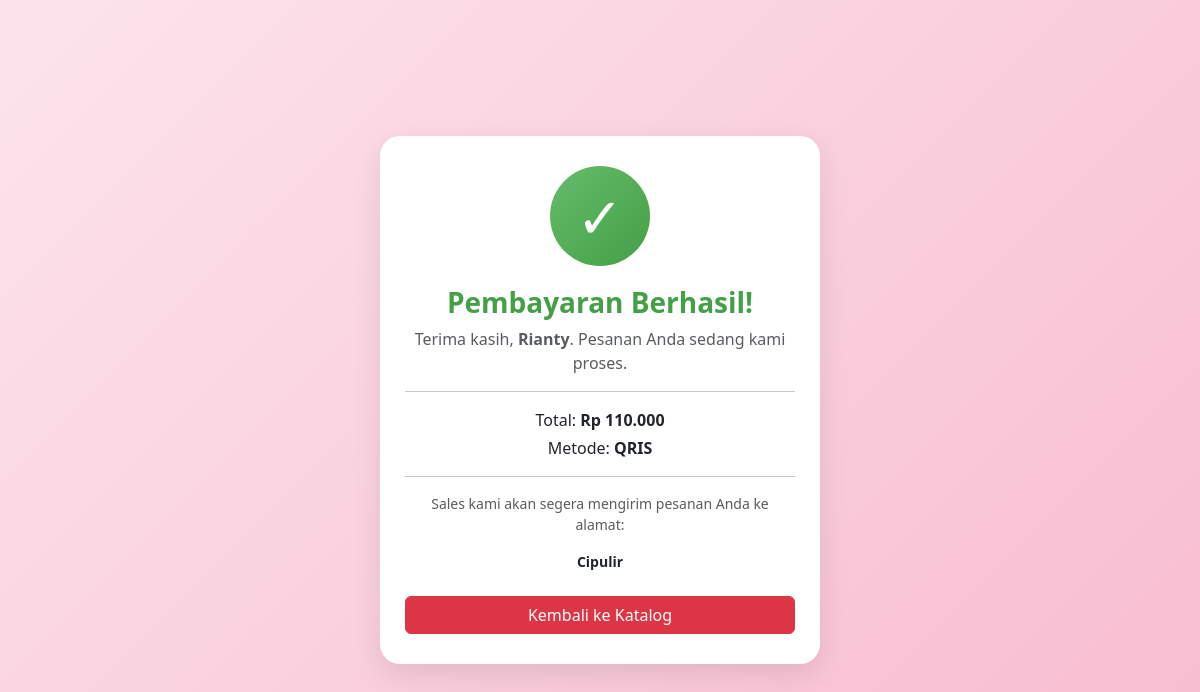
The page /public/pembayaran_sukses.php?id=1 on the database its author committed.
### tables this page shows
CREATE TABLE `pesanan` (
  `id_pesanan` int(11) NOT NULL,
  `id_barang` int(11) NOT NULL,
  `nama_pemesan` varchar(100) NOT NULL,
  `no_hp` varchar(20) NOT NULL,
  `alamat` text DEFAULT NULL,
  `jumlah` int(11) NOT NULL,
  `total_bayar` decimal(12,2) NOT NULL,
  `metode_bayar` varchar(50) DEFAULT 'QRIS',
  `catatan` text DEFAULT NULL,
  `status` enum('Baru','Dibayar','Diproses','Selesai','Batal') DEFAULT 'Baru',
  `tanggal` timestamp NOT NULL DEFAULT current_timestamp()
);

### config/helper.php (called while the page is built, shortened)
<?php
function rupiah($angka) {
    return "Rp " . number_format($angka, 0, ',', '.');
}
?>

### public/pembayaran_sukses.php (the view, shortened to what this page needs)
<?php
require_once '../config/koneksi.php';
require_once '../config/helper.php';
$id_pesanan = $_GET['id'];
mysqli_query($koneksi, "UPDATE pesanan SET status = 'Dibayar' WHERE id_pesanan = '$id_pesanan'");
$query = mysqli_query($koneksi, "SELECT * FROM pesanan WHERE id_pesanan = '$id_pesanan'");
$pesanan = mysqli_fetch_assoc($query);
?>
<!DOCTYPE html>
<html lang="id">
<head>
    <link href="https://cdn.jsdelivr.net/npm/bootstrap@5.3.0/dist/css/bootstrap.min.css" rel="stylesheet">
</head>
<body>
<div class="success-wrapper">
    <div class="success-card">
        <div class="check-circle">✓</div>
        <h3 style="color: #43a047; font-weight: bold;">Pembayaran Berhasil!</h3>
        <p class="text-muted">Terima kasih, <b><?= $pesanan['nama_pemesan']; ?></b>. Pesanan Anda sedang kami proses.</p>
        <hr>
        <p class="mb-1">Total: <b><?= rupiah($pesanan['total_bayar']); ?></b></p>
        <p class="mb-1">Metode: <b><?= $pesanan['metode_bayar']; ?></b></p>
        <hr>
        <p class="small text-muted">Sales kami akan segera mengirim pesanan Anda ke alamat:</p>
        <p class="small"><b><?= $pesanan['alamat']; ?></b></p>
        <a href="katalog.php" class="btn btn-danger w-100 mt-2">Kembali ke Katalog</a>
    </div>
</div>
</body>
</html>

### public/pembayaran_sukses.php (style rules this page uses)
html, body { margin: 0; padding: 0; height: 100vh; overflow: hidden; background: linear-gradient(135deg, #fce4ec, #f8bbd0); font-family: 'Segoe UI', sans-serif; }
.success-wrapper { height: 100vh; display: flex; align-items: center; justify-content: center; padding: 15px; }
.success-card { border: none; border-radius: 20px; box-shadow: 0 10px 30px rgba(0,0,0,0.1); width: 100%; max-width: 440px; background: white; text-align: center; padding: 30px 25px; }
.check-circle { width: 100px; height: 100px; border-radius: 50%; background: linear-gradient(135deg, #66bb6a, #43a047); color: white; display: flex; align-items: center; justify-content: center; font-size: 3.5rem; margin: 0 auto 20px; animation: pop 0.6s ease-out; }

### rows shown on the page
pesanan: nama_pemesan "Rianty", total_bayar "Rp 110.000", metode_bayar "QRIS", alamat "Cipulir"
